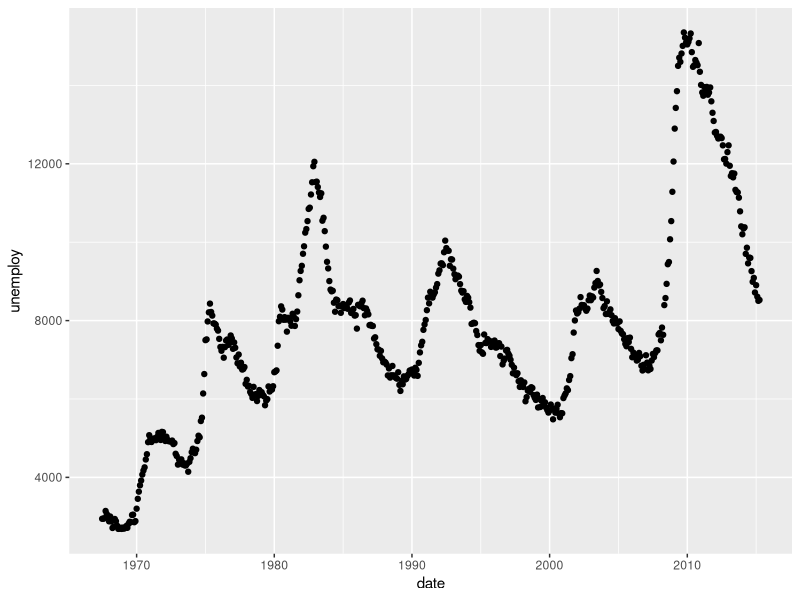
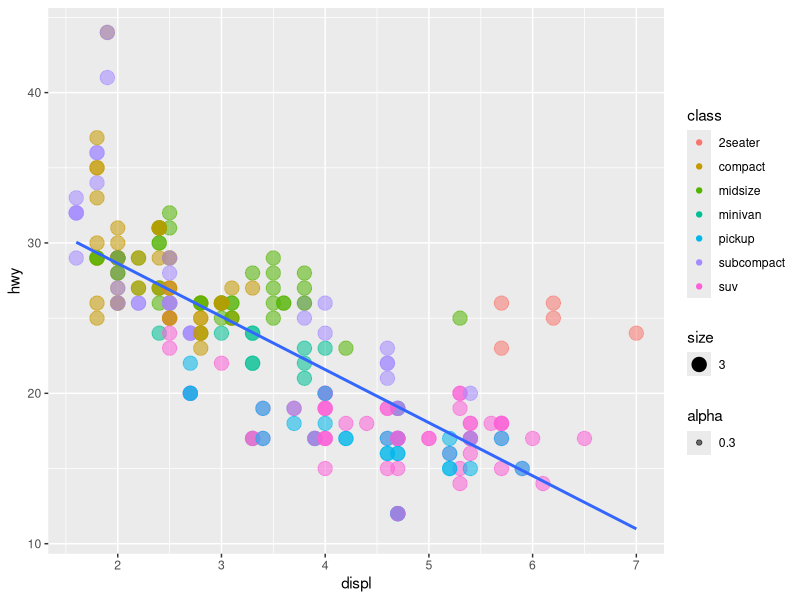
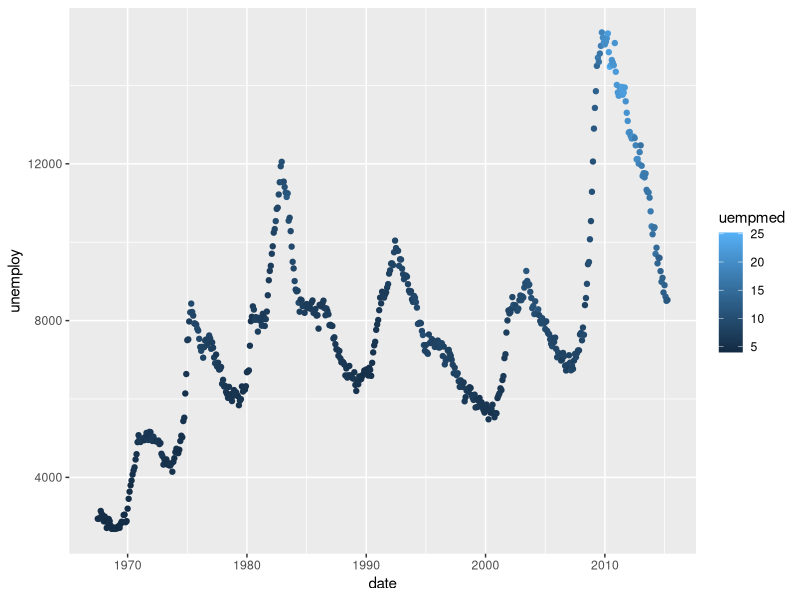
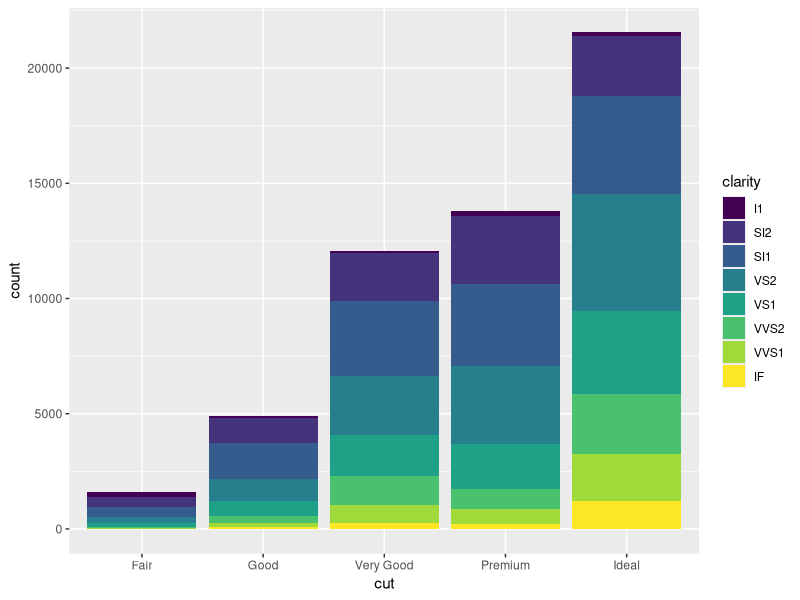
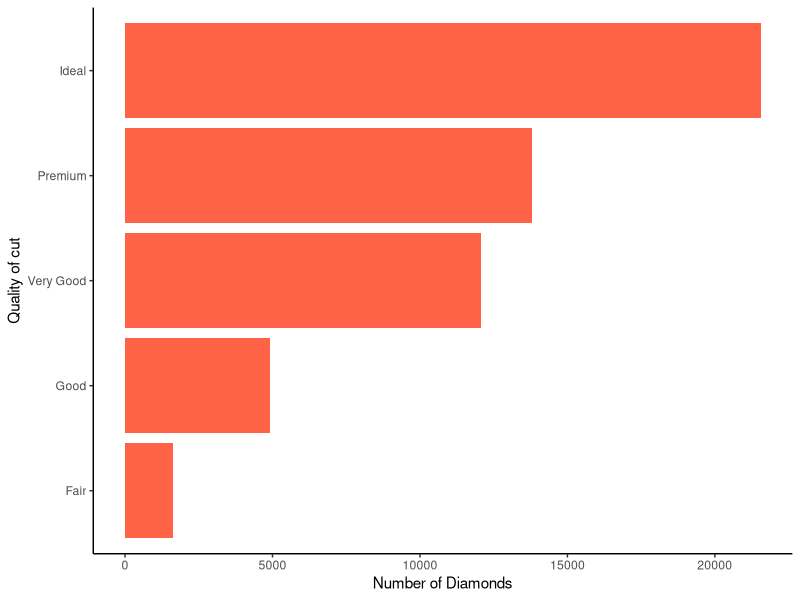

Source code (R) for these figures, in order:
library(tidyverse)

ggplot(data = economics,
       mapping = aes(x = date,
                     y = unemploy)) +
  geom_point()

ggplot(data = mpg,
       mapping = aes(x = displ,
                     y = hwy)) +
  geom_point(aes(color = class, size = 3, alpha = 0.3)) +
  geom_smooth(method = "lm", se = F)

ggplot(data = economics,
       mapping = aes(x = date,
                     y = unemploy)) +
  geom_point(mapping = aes(color = uempmed))

# bar sharts

ggplot(diamonds,
       aes(x = cut,
           fill = clarity)) +
  geom_bar()

ggplot(diamonds,
       aes(x = cut)) +
  geom_bar(fill = "tomato") +
  labs(x = "Quality of cut",
       y = "Number of Diamonds") +
  coord_flip() +
  theme_classic()
